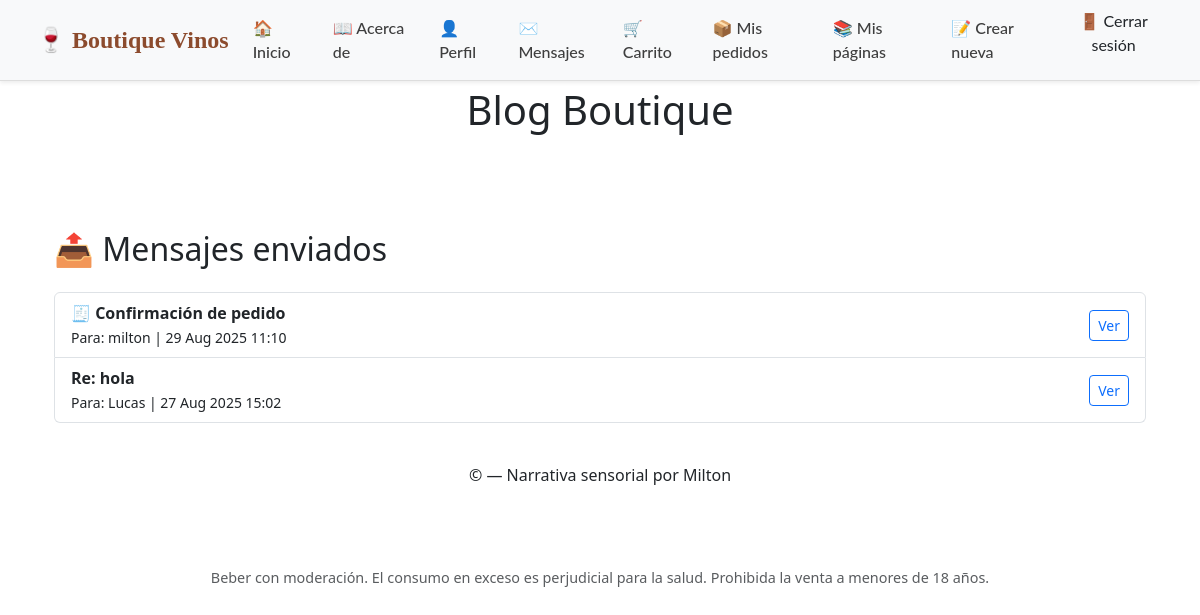
The page /messenger/sent/ (signed in) on the database as committed earlier.
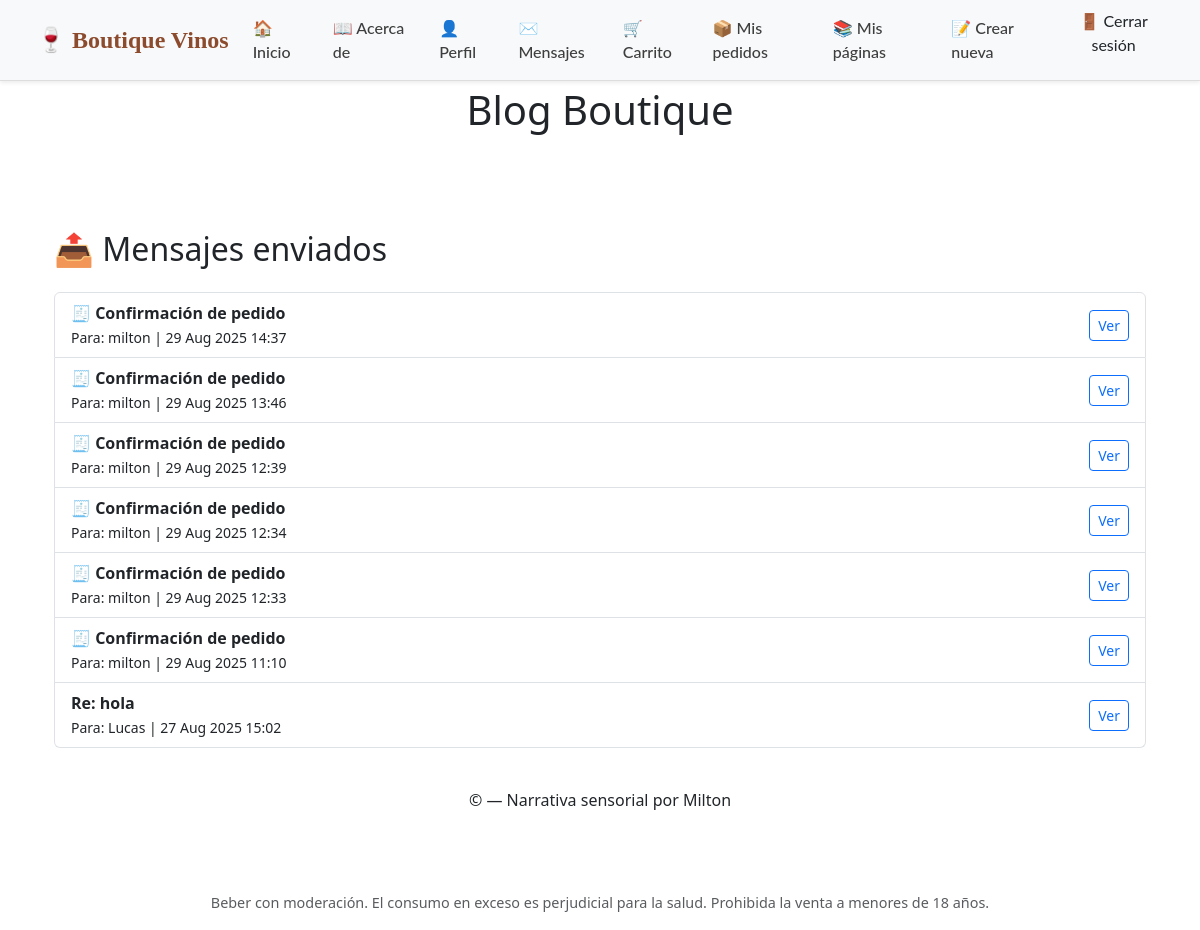
The same page on the database as committed later.
### messenger/models.py (models this page shows, shortened)
class Message(models.Model):
    sender = models.ForeignKey(User, related_name="sent_messages", on_delete=models.CASCADE)
    recipient = models.ForeignKey(User, related_name="received_messages", on_delete=models.CASCADE)
    subject = models.CharField(max_length=255)
    body = models.TextField()
    sent_at = models.DateTimeField(auto_now_add=True)
    read = models.BooleanField(default=False)

### messenger/views.py (the view)
# urls.py: path("sent/", SentView.as_view(), name="sent"),
class SentView(LoginRequiredMixin, ListView):
    model = Message
    template_name = "messenger/sent.html"
    context_object_name = "sent_messages"
    def get_queryset(self):
        return Message.objects.filter(sender=self.request.user).order_by("-sent_at")

### messenger/context_processors.py (called while the page is built)
def mensajes_no_leidos(request):
    if request.user.is_authenticated:
        count = Message.objects.filter(recipient=request.user, read=False).count()
        return {'mensajes_no_leidos': count}
    return {}

### messenger/templates/messenger/sent.html
{% extends "base.html" %}
{% block content %}
<div class="container mt-5">
  <h2 class="mb-4">📤 Mensajes enviados</h2>
  <ul class="list-group">
    {% for message in sent_messages %}
      <li class="list-group-item d-flex justify-content-between align-items-center">
        <div>
          <strong>{{ message.subject }}</strong><br>
          <small>Para: {{ message.recipient.username }} | {{ message.sent_at|date:"d M Y H:i" }}</small>
        </div>
        <a href="{% url 'messenger:detail' message.pk %}" class="btn btn-sm btn-outline-primary">Ver</a>
      </li>
    {% empty %}
      <li class="list-group-item text-muted">Todavía no enviaste ningún mensaje.</li>
    {% endfor %}
  </ul>
</div>
{% endblock %}

Rows that differ between the two databases and show on the page:
added Message: subject "🧾 Confirmación de pedido", recipient.username "milton", sent_at "29 Aug 2025 14:37"
added Message: subject "🧾 Confirmación de pedido", recipient.username "milton", sent_at "29 Aug 2025 13:46"
added Message: subject "🧾 Confirmación de pedido", recipient.username "milton", sent_at "29 Aug 2025 12:39"
added Message: subject "🧾 Confirmación de pedido", recipient.username "milton", sent_at "29 Aug 2025 12:34"
added Message: subject "🧾 Confirmación de pedido", recipient.username "milton", sent_at "29 Aug 2025 12:33"
